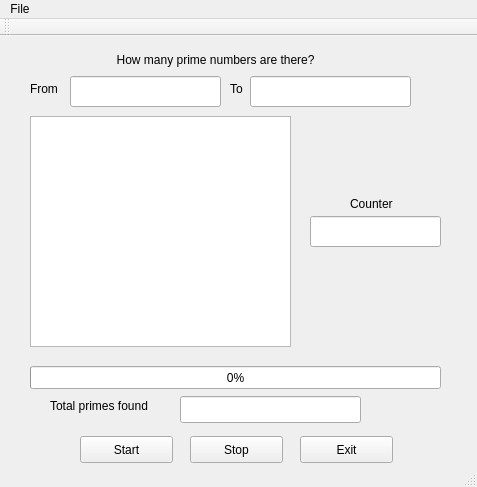
<?xml version="1.0" encoding="UTF-8"?>
<ui version="4.0">
 <class>MainWindow</class>
 <widget class="QMainWindow" name="MainWindow">
  <property name="geometry">
   <rect>
    <x>0</x>
    <y>0</y>
    <width>477</width>
    <height>487</height>
   </rect>
  </property>
  <property name="windowTitle">
   <string>MainWindow</string>
  </property>
  <widget class="QWidget" name="centralWidget">
   <widget class="QLabel" name="questionLabel">
    <property name="geometry">
     <rect>
      <x>110</x>
      <y>14</y>
      <width>261</width>
      <height>20</height>
     </rect>
    </property>
    <property name="text">
     <string>  How many prime numbers are there?</string>
    </property>
   </widget>
   <widget class="QLabel" name="fromLabel">
    <property name="geometry">
     <rect>
      <x>30</x>
      <y>44</y>
      <width>62</width>
      <height>17</height>
     </rect>
    </property>
    <property name="text">
     <string>From</string>
    </property>
   </widget>
   <widget class="QLabel" name="toLabel">
    <property name="geometry">
     <rect>
      <x>230</x>
      <y>44</y>
      <width>62</width>
      <height>17</height>
     </rect>
    </property>
    <property name="text">
     <string>To</string>
    </property>
   </widget>
   <widget class="QLineEdit" name="fromLine">
    <property name="geometry">
     <rect>
      <x>70</x>
      <y>40</y>
      <width>151</width>
      <height>31</height>
     </rect>
    </property>
   </widget>
   <widget class="QLineEdit" name="toLine">
    <property name="geometry">
     <rect>
      <x>250</x>
      <y>40</y>
      <width>161</width>
      <height>31</height>
     </rect>
    </property>
   </widget>
   <widget class="QLineEdit" name="counterLine">
    <property name="geometry">
     <rect>
      <x>310</x>
      <y>180</y>
      <width>131</width>
      <height>31</height>
     </rect>
    </property>
    <property name="text">
     <string/>
    </property>
   </widget>
   <widget class="QLabel" name="counterLabel">
    <property name="geometry">
     <rect>
      <x>350</x>
      <y>160</y>
      <width>51</width>
      <height>16</height>
     </rect>
    </property>
    <property name="text">
     <string>Counter</string>
    </property>
   </widget>
   <widget class="QListView" name="numberList">
    <property name="geometry">
     <rect>
      <x>30</x>
      <y>80</y>
      <width>261</width>
      <height>231</height>
     </rect>
    </property>
   </widget>
   <widget class="QProgressBar" name="progressBar">
    <property name="geometry">
     <rect>
      <x>30</x>
      <y>330</y>
      <width>411</width>
      <height>23</height>
     </rect>
    </property>
    <property name="value">
     <number>0</number>
    </property>
   </widget>
   <widget class="QLabel" name="statusLabel">
    <property name="geometry">
     <rect>
      <x>50</x>
      <y>360</y>
      <width>121</width>
      <height>20</height>
     </rect>
    </property>
    <property name="text">
     <string>Total primes found</string>
    </property>
   </widget>
   <widget class="QLineEdit" name="statusLine">
    <property name="geometry">
     <rect>
      <x>180</x>
      <y>360</y>
      <width>181</width>
      <height>27</height>
     </rect>
    </property>
    <property name="text">
     <string/>
    </property>
   </widget>
   <widget class="QPushButton" name="startButton">
    <property name="geometry">
     <rect>
      <x>80</x>
      <y>400</y>
      <width>93</width>
      <height>27</height>
     </rect>
    </property>
    <property name="text">
     <string>Start</string>
    </property>
   </widget>
   <widget class="QPushButton" name="stopButton">
    <property name="enabled">
     <bool>true</bool>
    </property>
    <property name="geometry">
     <rect>
      <x>190</x>
      <y>400</y>
      <width>93</width>
      <height>27</height>
     </rect>
    </property>
    <property name="text">
     <string>Stop</string>
    </property>
   </widget>
   <widget class="QPushButton" name="exitButton">
    <property name="geometry">
     <rect>
      <x>300</x>
      <y>400</y>
      <width>93</width>
      <height>27</height>
     </rect>
    </property>
    <property name="text">
     <string>Exit</string>
    </property>
   </widget>
  </widget>
  <widget class="QMenuBar" name="menuBar">
   <property name="geometry">
    <rect>
     <x>0</x>
     <y>0</y>
     <width>477</width>
     <height>23</height>
    </rect>
   </property>
   <widget class="QMenu" name="menuFile">
    <property name="title">
     <string>File</string>
    </property>
    <addaction name="actionStart"/>
    <addaction name="actionStop"/>
    <addaction name="actionExit"/>
   </widget>
   <addaction name="menuFile"/>
  </widget>
  <widget class="QToolBar" name="mainToolBar">
   <attribute name="toolBarArea">
    <enum>TopToolBarArea</enum>
   </attribute>
   <attribute name="toolBarBreak">
    <bool>false</bool>
   </attribute>
  </widget>
  <widget class="QStatusBar" name="statusBar"/>
  <action name="actionStart">
   <property name="text">
    <string>Start</string>
   </property>
   <property name="shortcut">
    <string/>
   </property>
  </action>
  <action name="actionStop">
   <property name="text">
    <string>Stop</string>
   </property>
  </action>
  <action name="actionExit">
   <property name="text">
    <string>Exit</string>
   </property>
  </action>
 </widget>
 <layoutdefault spacing="6" margin="11"/>
 <resources/>
 <connections/>
</ui>
